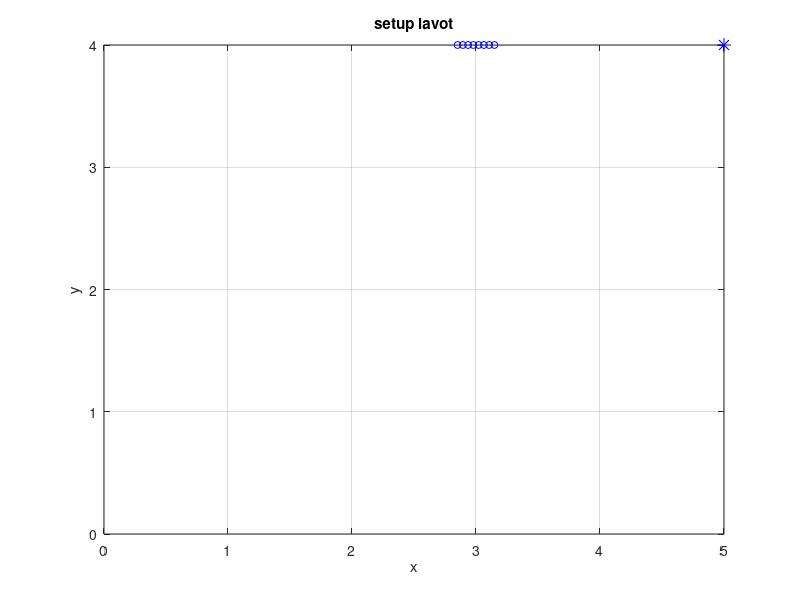

Recreate this plot in MATLAB. (Note: this script raises an error after producing the figure.)
 function gen_impluse_image

%% set up for simulation
% signal parameters
Fs          = 8000*2;   % Sampling frequency in Hz.
impluseLen  = 2048*4;   % length of the impulse responses

% image room for impluse response
c           = 340;                   % Speed of sound in m/s.
sLen        = c/Fs;                  % Sampling length in meter
lroom       = [5; 4; 3];             % Room dimension in meters
rcoeff      = 0.85;                   % wall reflection coefficients

% microphone array positions
M       = 8;
delta   = 0.0425;
rmicy   = 4.0*ones(1,M);
rmicz   = 1.5*ones(1,M);
x_cent  = 3;
x_min   = x_cent - (M-1)*delta/2;
x_max   = x_cent + (M-1)*delta/2;
rmicx   = [x_max : -delta : x_min];
rmic   = [rmicx; rmicy; rmicz]; % microphone location

show_SKAWPE = 1;
if show_SKAWPE
% source location -- 0 degree
rs1 = [5.0, 4.0, 1.5];
% source location -- 180 degree
rs2 = [2.0, 6.0, 1.5];
else
% source location -- 0 degree
rs1 = [5.0, 4.0, 1.5];
% source location -- 180 degree
rs2 = [5.05, 4.0, 1.5];    
end

% show the room layout
figure('position',[0 200 500 300]);
plot(rs1(1),rs1(2),'*b','MarkerSize',10);hold on;
plot(rs2(1),rs2(2),'*r','MarkerSize',10);hold on;
plot(rmic(1,:),rmic(2,:),'ob','MarkerSize',5);hold on;
axis([0 lroom(1) 0 lroom(2)]);box on;
grid on;xlabel('x');ylabel('y');title('setup lavot');


% run imageModel
rcwall = rcoeff * ones(3,2);
if(rcoeff<1e-4)
    highpass = 0; % ideal case without highpass filter
else
    highpass = 1; % reverberation case
end
NoMic = length(rmic(1,:));
H1 = zeros(impluseLen, NoMic);
H2 = zeros(impluseLen, NoMic);
for m = 1 : NoMic
    [hp1, ~] = acfir(rs1/sLen, rmic(:,m)/sLen, lroom/sLen, rcwall, impluseLen, highpass);
    hp1 = hp1/abs(max(hp1));
    H1(:, m) = hp1;
    [hp2, pathcounter] = acfir(rs2/sLen, rmic(:,m)/sLen, lroom/sLen, rcwall, impluseLen, highpass);
    hp2 = hp2/abs(max(hp2));
    H2(:, m) = hp2;
end

save('impulse_response_0_180.mat', 'Fs', 'H1','H2', 'c', 'lroom', 'rcoeff', 'rs1', 'rs2', 'rmic','delta');
% save('impulse_response_0_90.mat', 'Fs', 'H1','H2', 'c', 'lroom', 'rcoeff', 'rs1', 'rs2', 'rmic','delta');
% save('impulse_response_0_135.mat', 'Fs', 'H1','H2', 'c', 'lroom', 'rcoeff', 'rs1', 'rs2', 'rmic','delta');
% save('impulse_response_0_01.mat', 'Fs', 'H1','H2', 'c', 'lroom', 'rcoeff', 'rs1', 'rs2', 'rmic','delta');
  
figure('position',[50, 30, 1140, 550]);
subplot(211);plot(H1);subplot(212);plot(H2);


